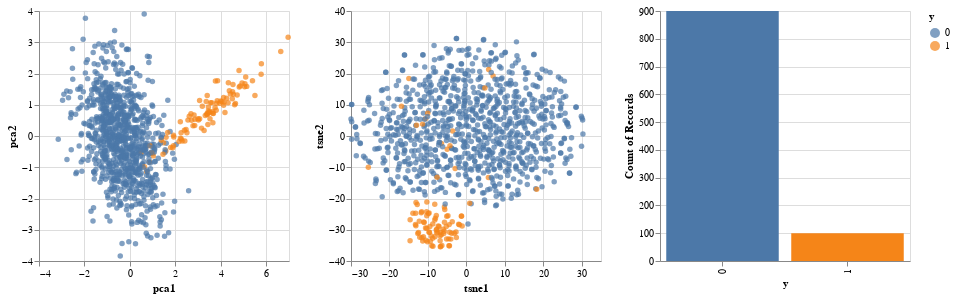

The cell this chart's notebook holds for it:
### Code cell
def plot_multidimensional(X, y):
    
    x_pca  = PCA(n_components=2).fit_transform(X)  # Compute PCA
    x_tsne = TSNE(random_state=0).fit_transform(X) # Compute TSNE
    
    df = pd.DataFrame({'pca1': x_pca[:, 0],  'pca2': x_pca[:, 1],
                      'tsne1': x_tsne[:, 0], 'tsne2': x_tsne[:, 1],
                      "y": y})
    
    brush = alt.selection(type='interval', resolve='global')
    
    scatter = alt.Chart(df).mark_circle().encode(
        color=alt.condition(brush, 'y:N', alt.ColorValue('lightgray')),
    ).add_selection(
        brush
    ).properties(
        width=250,
        height=250
    )
    
    bars = alt.Chart(df).mark_bar().encode(
        x='y:N', 
        y='count(y):Q',
        color='y:N',
    ).transform_filter(
        brush
    ).properties(
        width=250,
        height=250
    )

    return scatter.encode(x='pca1', y='pca2') | scatter.encode(x='tsne1', y='tsne2') | bars

plot_multidimensional(X, y)

### Figure 1 — Vega-Lite specification as saved in the notebook (floating-point values rounded to 4 significant figures; data arrays with more than 128 entries replaced by an {"elided": "..."} marker saying what was removed)
{"config": {"view": {"continuousWidth": 400, "continuousHeight": 300}}, "hconcat": [{"mark": "circle", "encoding": {"color": {"condition": {"type": "nominal", "field": "y", "selection": "selector001"}, "value": "lightgray"}, "x": {"type": "quantitative", "field": "pca1"}, "y": {"type": "quantitative", "field": "pca2"}}, "height": 250, "selection": {"selector001": {"type": "interval", "resolve": "global"}}, "width": 250}, {"mark": "circle", "encoding": {"color": {"condition": {"type": "nominal", "field": "y", "selection": "selector001"}, "value": "lightgray"}, "x": {"type": "quantitative", "field": "tsne1"}, "y": {"type": "quantitative", "field": "tsne2"}}, "height": 250, "selection": {"selector001": {"type": "interval", "resolve": "global"}}, "width": 250}, {"mark": "bar", "encoding": {"color": {"type": "nominal", "field": "y"}, "x": {"type": "nominal", "field": "y"}, "y": {"type": "quantitative", "aggregate": "count", "field": "y"}}, "height": 250, "transform": [{"filter": {"selection": "selector001"}}], "width": 250}], "data": {"name": "data-2d76598bc532dd791e7aa939415fec71"}, "$schema": "https://vega.github.io/schema/vega-lite/v4.0.0.json", "datasets": {"data-2d76598bc532dd791e7aa939415fec71": {"elided": "1000 records"}}}
